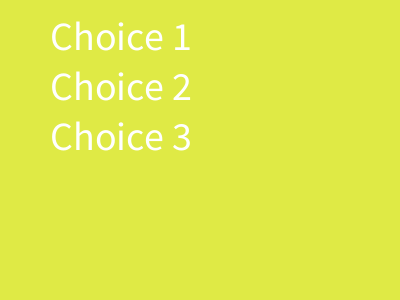
Frame 1 (no input)
Frame 60 (the mouse pressed at the canvas centre just before this capture): identical to frame 1, image omitted
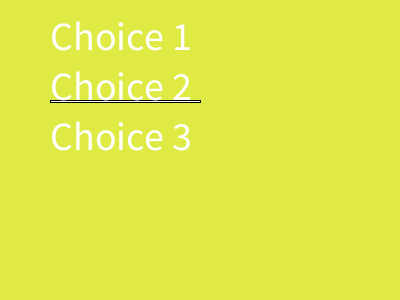
Frame 120 (the mouse held since frame 60 and released just before this capture)

The Processing sketch that drew these frames (run headless with seeded random() and noise(); from frame 60 on, the mouse is pressed at the canvas centre):

// Processing sketch: week12_4_random
// ── week12_4_random.pde
void setup(){
    size(400,300);
    textSize(40);
}
int choice=-1;
void draw(){
  background(#DFEA45);
  if(choice==0)rect(50,50,150,2);
  if(choice==1)rect(50,100,150,2);
  if(choice==2)rect(50,150,150,2);
  text("Choice 1",50,50);
  text("Choice 2",50,100);
  text("Choice 3",50,150);
}
void mousePressed(){
  choice =int(random(3));
}
